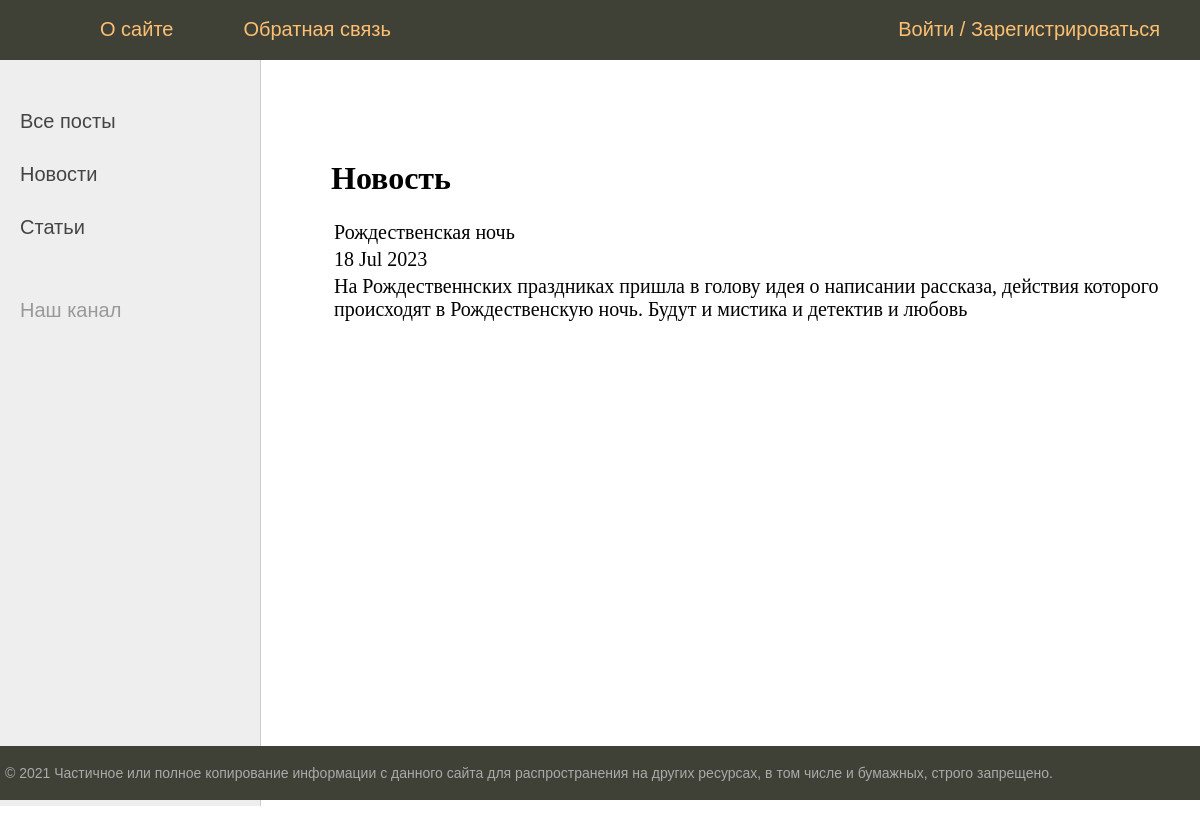
The page /posts/9/ on the database its author committed.
### news/models.py (models this page shows, shortened)
class Post(models.Model):
    article_post = 'AR'
    news_post = 'NE'
    POSITIONS = [
        (article_post, 'Статья'),
        (news_post, 'Новость')
    ]
    author = models.ForeignKey(Author, on_delete=models.CASCADE)
    position = models.CharField(max_length=2,
                                choices=POSITIONS,
                                default=article_post)
    time_in = models.DateTimeField(auto_now_add=True)
    category = models.ManyToManyField(Category, through='PostCategory')
    header = models.CharField(max_length=255)
    text_post = models.TextField()
    rating_post = models.IntegerField(default=0)

### news/views.py (the view)
# urls.py: path('<int:pk>/', PostDetail.as_view(), name = 'post_id'),
class PostDetail(DetailView):
    model = Post
    template_name = 'post.html'
    context_object_name = 'post'
    def get_context_data(self, **kwargs):
        context = super().get_context_data(**kwargs)
        context['menu'] = menu
        context['title'] = 'Все посты'
        return context

### news/templatetags/custom_filters.py (called while the page is built)
@register.filter()
def censor(value):
    CENSORED_LIST = ['редиска', 'придурок', 'урод', 'глупый', 'тупой', 'злой', 'дурак', 'козел']
    if isinstance(value, str):
        str1 = value
        for censor_element in CENSORED_LIST:
            new_text = str1.replace(censor_element, censor_element[0] + "*" * (len(censor_element) - 1))  # замена по нижнему регистру
            str1 = new_text
            new_text = str1.replace(censor_element.capitalize(), censor_element[0].capitalize() + "*" * (len(censor_element) - 1))  # замена по верхнему регистру
            str1 = new_text
        value = str1
    else:
        raise TypeError('Фильтр "censor" может быть применен только к текстовому типу данных')
    return f'{value}'

### templates/post.html (shortened to what this page needs)
{% extends 'flatpages/default.html' %}
{% load custom_filters %}
{% block content %}
<h1> Новость </h1>
        <table>
            <tr>
                <td> {{ post.header|censor }} </td>
            </tr>
            <tr>
                <td> {{ post.time_in|date:'d M Y' }} </td>
            </tr>
            <tr>
                <td> {{ post.text_post|censor }} </td>
            </tr>
        </table>
{% endblock content %}

### static/css/styles.css (style rules this page uses)
html, body { font-family: 'Arial'; margin: 0; padding: 0; height: 100%; width: 100%; color: #444; }
.table-page tr { height: 100%; }
.content-text h1 { font-size: 32px; }

### rows shown on the page
Post: header|censor "Рождественская ночь", time_in "18 Jul 2023", text_post|censor "На Рождественнских праздниках пришла в голову идея о написании рассказа, действия которого происходят в Рождественскую ночь. Будут и мистика и детектив и любовь"

### other values the page prints
{{ m.title }} "О сайте" "Обратная связь"
{{ m.title }} "Войти / Зарегистрироваться"
